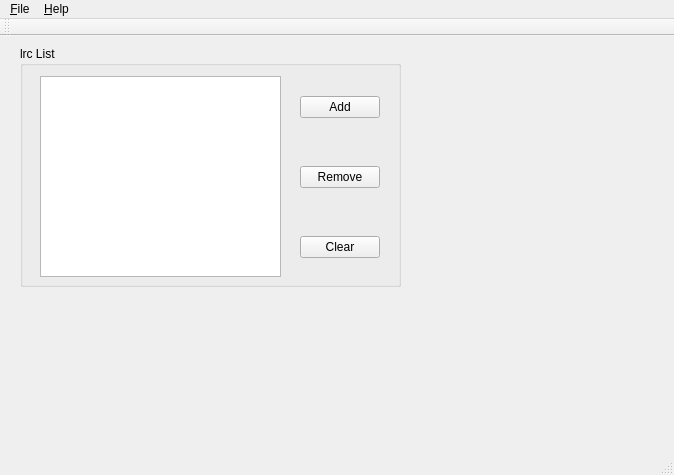
<?xml version="1.0" encoding="UTF-8"?>
<ui version="4.0">
 <class>MainWindow</class>
 <widget class="QMainWindow" name="MainWindow">
  <property name="geometry">
   <rect>
    <x>0</x>
    <y>0</y>
    <width>674</width>
    <height>475</height>
   </rect>
  </property>
  <property name="windowTitle">
   <string>MainWindow</string>
  </property>
  <widget class="QWidget" name="centralWidget">
   <widget class="QLabel" name="labelIcon">
    <property name="geometry">
     <rect>
      <x>550</x>
      <y>130</y>
      <width>101</width>
      <height>111</height>
     </rect>
    </property>
    <property name="text">
     <string/>
    </property>
    <property name="pixmap">
     <pixmap resource="resources.qrc">:/resources/picture/icon.png</pixmap>
    </property>
    <property name="scaledContents">
     <bool>true</bool>
    </property>
   </widget>
   <widget class="QGroupBox" name="groupBox">
    <property name="geometry">
     <rect>
      <x>20</x>
      <y>10</y>
      <width>381</width>
      <height>241</height>
     </rect>
    </property>
    <property name="title">
     <string>lrc List</string>
    </property>
    <widget class="QPushButton" name="btnAddFile">
     <property name="geometry">
      <rect>
       <x>280</x>
       <y>50</y>
       <width>80</width>
       <height>22</height>
      </rect>
     </property>
     <property name="text">
      <string>Add</string>
     </property>
    </widget>
    <widget class="QPushButton" name="btnRemoveFile">
     <property name="geometry">
      <rect>
       <x>280</x>
       <y>120</y>
       <width>80</width>
       <height>22</height>
      </rect>
     </property>
     <property name="text">
      <string>Remove</string>
     </property>
    </widget>
    <widget class="QPushButton" name="btnClearList">
     <property name="geometry">
      <rect>
       <x>280</x>
       <y>190</y>
       <width>80</width>
       <height>22</height>
      </rect>
     </property>
     <property name="text">
      <string>Clear</string>
     </property>
    </widget>
    <widget class="QTableWidget" name="twgFileList">
     <property name="geometry">
      <rect>
       <x>20</x>
       <y>30</y>
       <width>241</width>
       <height>201</height>
      </rect>
     </property>
    </widget>
   </widget>
  </widget>
  <widget class="QMenuBar" name="menuBar">
   <property name="geometry">
    <rect>
     <x>0</x>
     <y>0</y>
     <width>674</width>
     <height>19</height>
    </rect>
   </property>
   <widget class="QMenu" name="menuDocument">
    <property name="title">
     <string>&amp;File</string>
    </property>
    <addaction name="actionAdd_lrc"/>
   </widget>
   <widget class="QMenu" name="menuHelp">
    <property name="title">
     <string>&amp;Help</string>
    </property>
    <addaction name="actionAbout_LyricDetective"/>
   </widget>
   <addaction name="menuDocument"/>
   <addaction name="menuHelp"/>
  </widget>
  <widget class="QToolBar" name="mainToolBar">
   <attribute name="toolBarArea">
    <enum>TopToolBarArea</enum>
   </attribute>
   <attribute name="toolBarBreak">
    <bool>false</bool>
   </attribute>
  </widget>
  <widget class="QStatusBar" name="statusBar"/>
  <action name="actionAdd_lrc">
   <property name="text">
    <string>Add lrc</string>
   </property>
  </action>
  <action name="actionAbout_LyricDetective">
   <property name="text">
    <string>About LyricDetective</string>
   </property>
  </action>
 </widget>
 <layoutdefault spacing="6" margin="11"/>
 <resources>
  <include location="resources.qrc"/>
 </resources>
 <connections/>
</ui>
